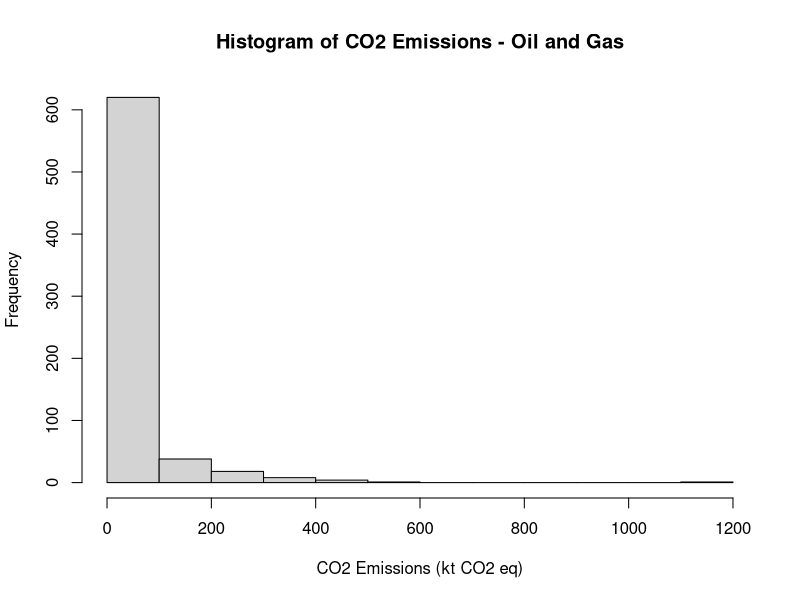
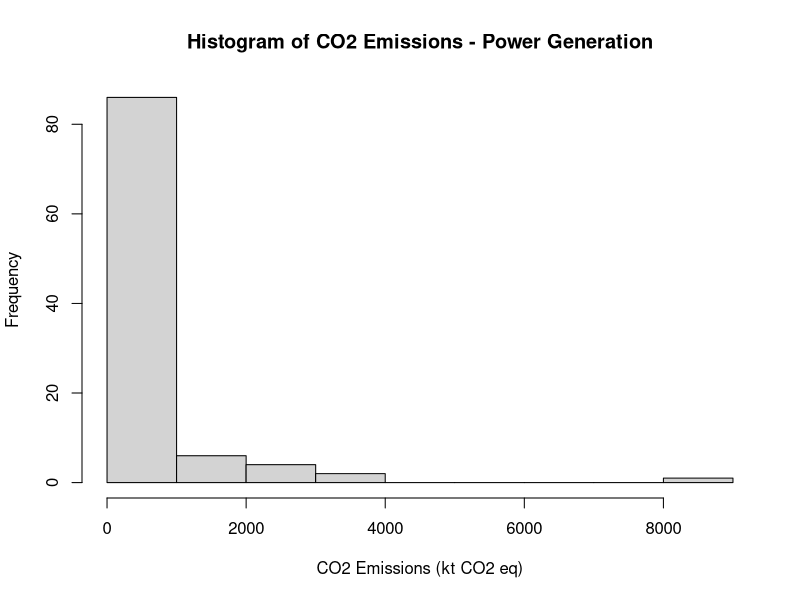
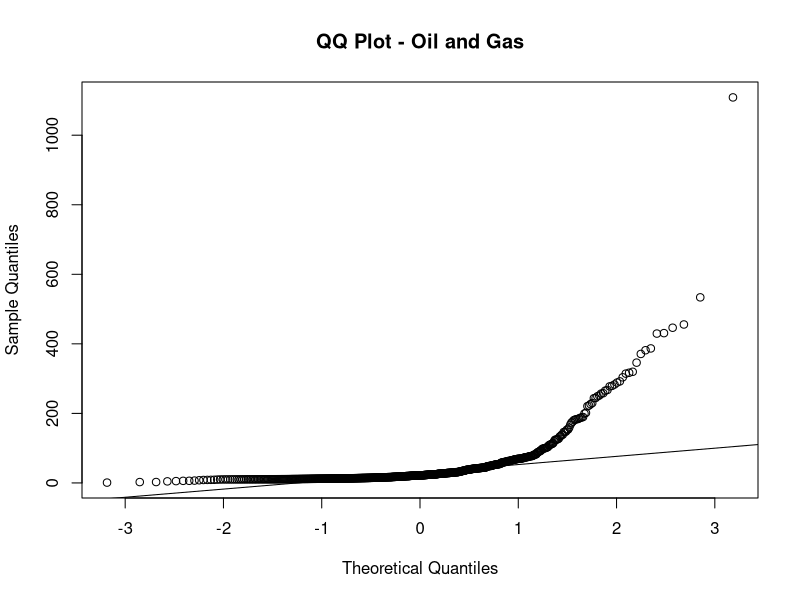
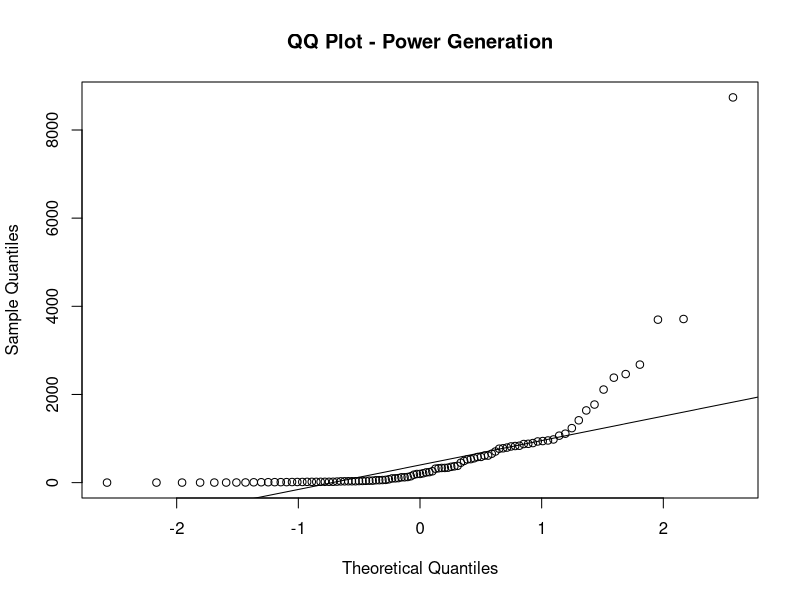
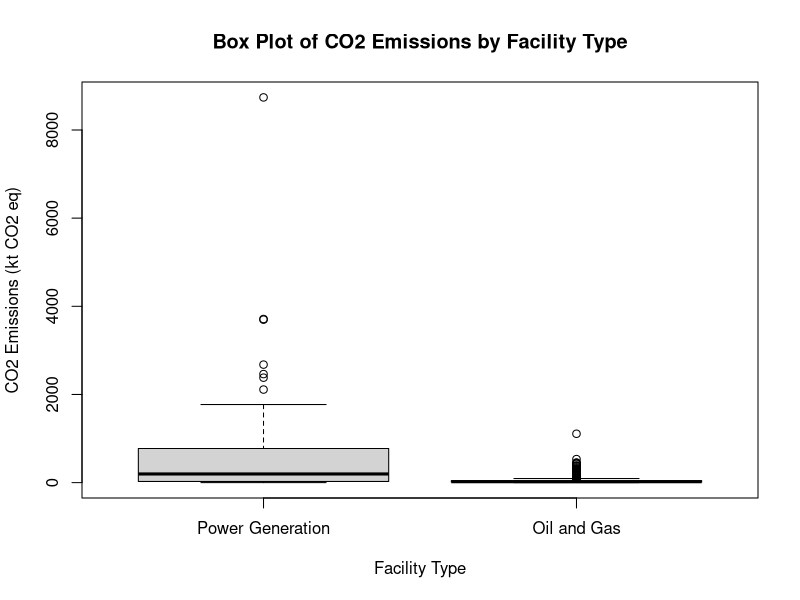
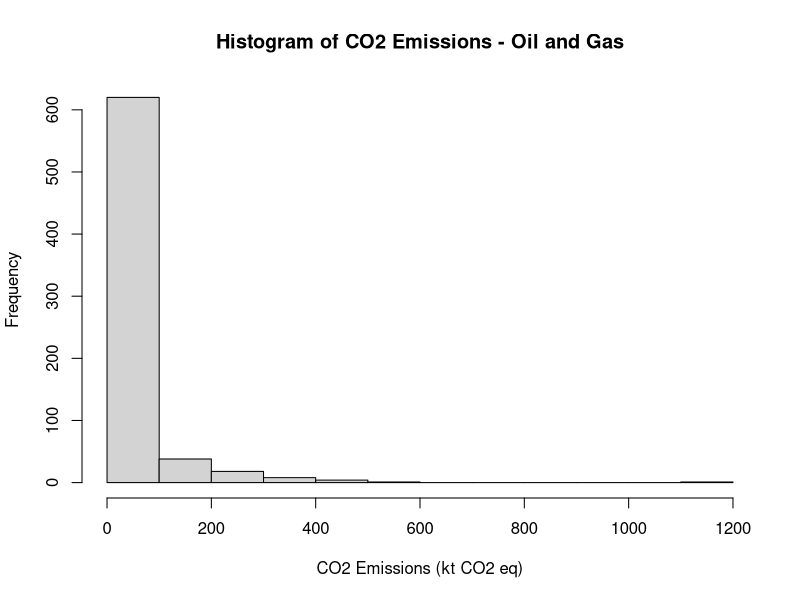
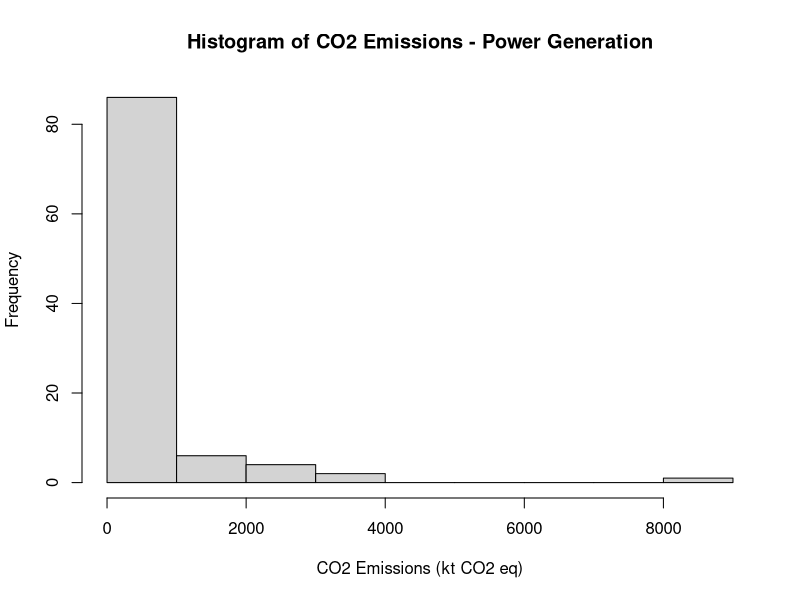
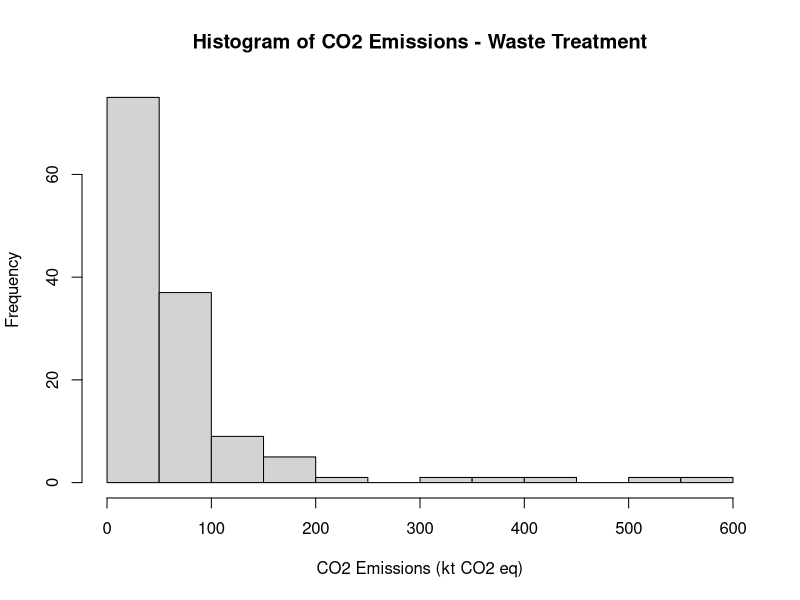

The R source for these figures, in order:
## ---- chunk 1
knitr::opts_chunk$set(echo = TRUE)
## ---- chunk 2
GHG_emission <- read.csv("gge.csv", sep = ',', header = TRUE)
filtered_GHG_emission <- subset(GHG_emission, !(Latitude == 0 & Longitude == 0) & !(is.na(CO2_eq)))
## ---- chunk 3
random_sample <- filtered_GHG_emission[sample(1:nrow(filtered_GHG_emission), size = 100, replace = FALSE), ]
## ---- chunk 4
#Create a subset consisting only available Electric and Hydrogen stations 
subset_facilities <- subset(filtered_GHG_emission, (E_NAIC_Name == 'Oil and gas extraction (except oil sands)'| E_NAIC_Name == 'Fossil-Fuel Electric Power Generation'))

#Stratified Sampling
library(dplyr)
stratified_sample <- subset_facilities %>%
  group_by(E_NAIC_Name) %>%
  sample_n(size = 50, replace = FALSE) %>%
  ungroup()
## ---- chunk 5
set.seed(123)

# using the "or" operator in R
three_facility_subset <- subset(filtered_GHG_emission, 
                               (E_NAIC_Name == 'Oil and gas extraction (except oil sands)' | 
                                E_NAIC_Name == 'Fossil-Fuel Electric Power Generation' |
                                E_NAIC_Name == 'Waste Treatment and Disposal'))

three_facility_stratified <- three_facility_subset %>%
  group_by(E_NAIC_Name) %>%
  sample_n(size = 60, replace = FALSE) %>%
  ungroup()

## ---- chunk 6
#Visualize the Distribution
two_facility_subset <- subset(filtered_GHG_emission, 
                             (E_NAIC_Name == 'Oil and gas extraction (except oil sands)' | 
                              E_NAIC_Name == 'Fossil-Fuel Electric Power Generation'))

# Oil and Gas facilities histo
hist(subset(two_facility_subset, 
           E_NAIC_Name == 'Oil and gas extraction (except oil sands)')$CO2_eq,
     main = "Histogram of CO2 Emissions - Oil and Gas",
     xlab = "CO2 Emissions (kt CO2 eq)")

# Power Generation facilities histo
hist(subset(two_facility_subset, 
           E_NAIC_Name == 'Fossil-Fuel Electric Power Generation')$CO2_eq,
     main = "Histogram of CO2 Emissions - Power Generation",
     xlab = "CO2 Emissions (kt CO2 eq)")

# Oil and Gas facilities QQ
qqnorm(subset(two_facility_subset, 
             E_NAIC_Name == 'Oil and gas extraction (except oil sands)')$CO2_eq,
       main = "QQ Plot - Oil and Gas")
qqline(subset(two_facility_subset, 
             E_NAIC_Name == 'Oil and gas extraction (except oil sands)')$CO2_eq)

# Power Generation facilities QQ
qqnorm(subset(two_facility_subset, 
             E_NAIC_Name == 'Fossil-Fuel Electric Power Generation')$CO2_eq,
       main = "QQ Plot - Power Generation")
qqline(subset(two_facility_subset, 
             E_NAIC_Name == 'Fossil-Fuel Electric Power Generation')$CO2_eq)

# Box plots to compare the distributions and identify outliers
boxplot(CO2_eq ~ E_NAIC_Name, data = two_facility_subset,
        main = "Box Plot of CO2 Emissions by Facility Type",
        xlab = "Facility Type", ylab = "CO2 Emissions (kt CO2 eq)",
        names = c("Power Generation", "Oil and Gas"))
## ---- chunk 7
oil_gas_data <- subset(two_facility_subset, 
                       E_NAIC_Name == 'Oil and gas extraction (except oil sands)')$CO2_eq
power_gen_data <- subset(two_facility_subset, 
                         E_NAIC_Name == 'Fossil-Fuel Electric Power Generation')$CO2_eq

wilcox_test <- wilcox.test(oil_gas_data, power_gen_data)
print(wilcox_test)
## ---- chunk 8
three_facility_subset <- subset(filtered_GHG_emission, 
                             (E_NAIC_Name == 'Oil and gas extraction (except oil sands)' | 
                              E_NAIC_Name == 'Fossil-Fuel Electric Power Generation' |
                              E_NAIC_Name == 'Waste Treatment and Disposal'))

# Oil and Gas facilities histo
hist(subset(three_facility_subset, 
           E_NAIC_Name == 'Oil and gas extraction (except oil sands)')$CO2_eq,
     main = "Histogram of CO2 Emissions - Oil and Gas",
     xlab = "CO2 Emissions (kt CO2 eq)")

# Power Generation facilities histo
hist(subset(three_facility_subset, 
           E_NAIC_Name == 'Fossil-Fuel Electric Power Generation')$CO2_eq,
     main = "Histogram of CO2 Emissions - Power Generation",
     xlab = "CO2 Emissions (kt CO2 eq)")

# Waste Treatment facilities histo
hist(subset(three_facility_subset, 
           E_NAIC_Name == 'Waste Treatment and Disposal')$CO2_eq,
     main = "Histogram of CO2 Emissions - Waste Treatment",
     xlab = "CO2 Emissions (kt CO2 eq)")

# Oil and Gas facilities QQ
qqnorm(subset(three_facility_subset, 
             E_NAIC_Name == 'Oil and gas extraction (except oil sands)')$CO2_eq,
       main = "QQ Plot - Oil and Gas")
qqline(subset(three_facility_subset, 
             E_NAIC_Name == 'Oil and gas extraction (except oil sands)')$CO2_eq)

# Power Generation facilities QQ
qqnorm(subset(three_facility_subset, 
             E_NAIC_Name == 'Fossil-Fuel Electric Power Generation')$CO2_eq,
       main = "QQ Plot - Power Generation")
qqline(subset(three_facility_subset, 
             E_NAIC_Name == 'Fossil-Fuel Electric Power Generation')$CO2_eq)

# Waste Treatment facilities QQ
qqnorm(subset(three_facility_subset, 
             E_NAIC_Name == 'Waste Treatment and Disposal')$CO2_eq,
       main = "QQ Plot - Waste Treatment")
qqline(subset(three_facility_subset, 
             E_NAIC_Name == 'Waste Treatment and Disposal')$CO2_eq)

# Box plot
boxplot(CO2_eq ~ E_NAIC_Name, data = three_facility_subset,
        main = "Box Plot of CO2 Emissions by Facility Type",
        xlab = "Facility Type", ylab = "CO2 Emissions (kt CO2 eq)",
        names = c("Power Generation", "Oil and Gas", "Waste Treatment"))

#Statistical Test (2 marks)
three_facility_subset <- subset(filtered_GHG_emission, 
                             (E_NAIC_Name == 'Oil and gas extraction (except oil sands)' | 
                              E_NAIC_Name == 'Fossil-Fuel Electric Power Generation' |
                              E_NAIC_Name == 'Waste Treatment and Disposal'))

kruskal_test <- kruskal.test(CO2_eq ~ E_NAIC_Name, data = three_facility_subset)
print(kruskal_test)
